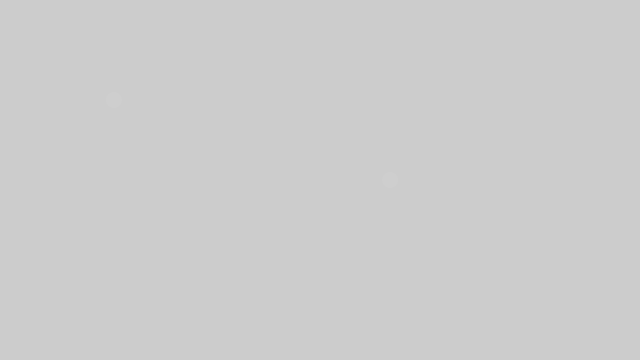
Frame 1 (no input)
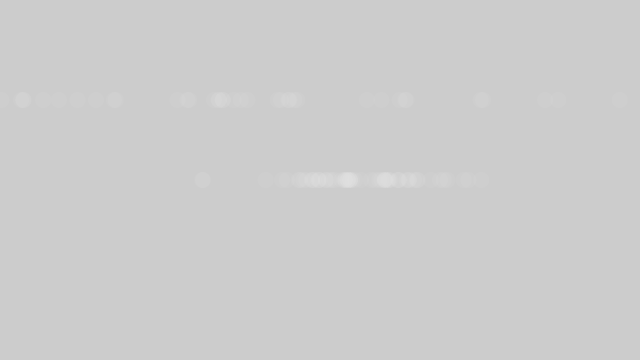
Frame 60 (the mouse pressed at the canvas centre just before this capture)
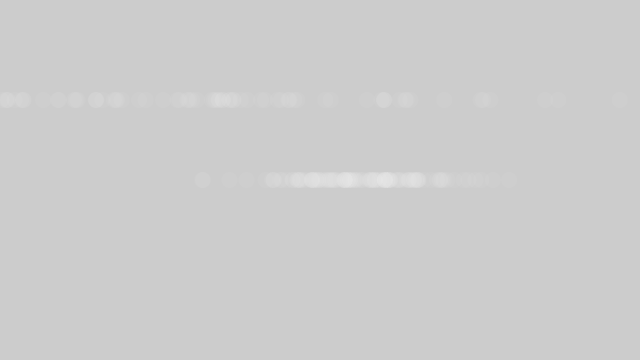
Frame 120 (the mouse held since frame 60 and released just before this capture)

The Processing sketch that drew these frames (run headless with seeded random() and noise(); from frame 60 on, the mouse is pressed at the canvas centre):

// Processing sketch: randomGauss
// ── randomGauss.pde
java.util.Random generator;

GassE g;
 
void setup() {
  size(640,360);
  generator = new java.util.Random();
  g = new GassE();
  
  
}

void draw() {
  
  g.display(height/2, 60, 360 );
  g.display(100, 300, 10);
  //float num = (float) generator.nextGaussian();
  //float sd = 10;
  //float mean = 30;
 
//Multiply by the standard deviation and add the mean.
  //float x = sd * num + mean;
 
  //noStroke();
  //fill(255,10);
  //ellipse(x,height/2,16,16);
  //ellipse(x, 100, 16, 16);
}

class GassE {
  
  float num;
  float x,y;
  float sd;
  float mean;
  
  GassE() {
    

    
  }
  
  void display(float temp_y, float temp_sd, float temp_mean) {
    
    
    num = (float) generator.nextGaussian();
    sd = temp_sd;
    mean = temp_mean;
  
    x = sd*num+mean;
    y = temp_y;
    noStroke();
    fill(255,10);
    ellipse(x,y,16,16);
    
    
  }
  
}
